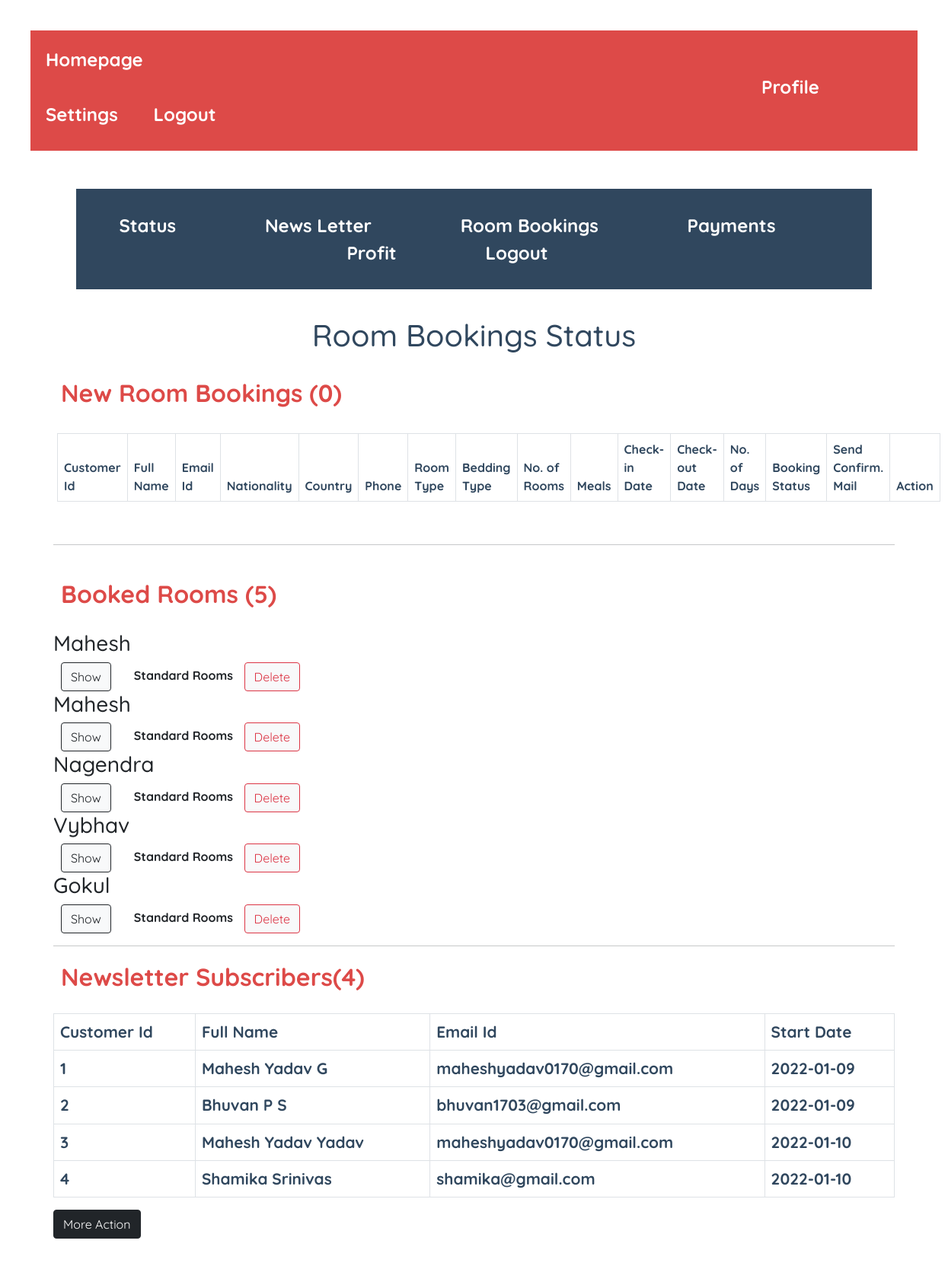
Screenshot of /adminpanel/home.php (signed in) with the database file from the repository.
### tables this page shows
CREATE TABLE `customerinfo` (
  `customerid` int(10) UNSIGNED NOT NULL,
  `title` varchar(5) DEFAULT NULL,
  `fname` text DEFAULT NULL,
  `lname` text DEFAULT NULL,
  `emailid` varchar(50) DEFAULT NULL,
  `nationality` varchar(30) DEFAULT NULL,
  `country` varchar(30) DEFAULT NULL,
  `phonenumber` text DEFAULT NULL,
  `roomtype` varchar(20) DEFAULT NULL,
  `bedtype` varchar(20) DEFAULT NULL,
  `roomnos` varchar(5) DEFAULT NULL,
  `mealtype` varchar(20) DEFAULT NULL,
  `checkindate` date DEFAULT NULL,
  `checkoutdate` date DEFAULT NULL,
  `status` varchar(20) DEFAULT NULL,
  `days` int(10) DEFAULT NULL
);

CREATE TABLE `subscribers` (
  `subscribersid` int(10) NOT NULL,
  `fullname` varchar(30) DEFAULT NULL,
  `phoneno` int(10) DEFAULT NULL,
  `email` text DEFAULT NULL,
  `subscribeddate` date DEFAULT NULL
);

### adminpanel/home.php (the view, shortened to what this page needs)
<!DOCTYPE html>
<html lang="en">
<head>
  <link href="https://cdn.jsdelivr.net/npm/bootstrap@5.0.2/dist/css/bootstrap.min.css" rel="stylesheet">
  <link rel="stylesheet" href="home.css">
</head>
<body>
  <div class="Section1">
    <div>
      <a href="index.php">Homepage</a>
      <a style="padding-left:950px;" href="usersetting.php">Profile</a>
      <a href="settings.php">Settings</a>
      <a href="logout.php">Logout</a>
    </div>
  </div>
  <div class="Section2">
    <div>
      <a style="color: #fff; padding-right:100px;" href="home.php">Status</a>
      <a style="color: #fff;padding-right:100px;" href="message.php">News Letter</a>
      <a style="color: #fff;padding-right:100px;" href="roombook.php">Room Bookings</a>
      <a style="color: #fff;padding-right:100px;" href="payment.php">Payments</a>
      <a style="color: #fff;padding-right:100px;" href="profit.php">Profit</a>
      <a style="color: #fff;padding-right:100px;" href="logout.php">Logout</a>
    </div>
  </div>
  <div class="Section3">
    <div>
      <br>
      <h1 style="color: #30475E;">Room Bookings Status</h1>
    </div>
  </div>
  <?php
        include ('database.php');
        $c =0;
	?>
  <div class="Section7">
    <div>
      <a style="font-size:2rem;color:#DD4A48;" href="index.php">New Room Bookings (<span style="font-weight:bolder;color: #DD4A48;"><?php echo $c; ?></span><span>)</span></a><br><br>
    </div>
    <div style="background-color:#fff;" class="Section8">
      <table class="table table-bordered" style="font-size:1rem;color:#DD4A48;">
        <thead>
          <th>Customer Id</th>
          <th>Full Name</th>
          <th>Email Id</th>
          <th>Nationality</th>
          <th>Country</th>
          <th>Phone</th>
          <th>Room Type</th>
          <th>Bedding Type</th>
          <th>No. of Rooms</th>
          <th>Meals</th>
          <th>Check-in Date</th>
          <th>Check-out Date</th>
          <th>No. of Days</th>
          <th>Booking Status</th>
          <th>Send Confirm. Mail</th>
          <th>Action</th>
        </thead>
      </table>
    </div>
    <br>
  <hr>
  <?php
		$rsql = "SELECT * FROM `customerinfo`";
		$rre = mysqli_query($con,$rsql);
		$r =0;
		while($row=mysqli_fetch_array($rre) )
		{
			$br = $row['status'];
			if($br=="Confirm")
			{
			$r = $r + 1;
			}
		}
	    ?>
  <div>
    <br>
    <div>
      <a style="font-size:2rem;color:#DD4A48;">Booked Rooms (<span style="color: #DD4A48;"><?php echo $r; ?></span><span>)</span></a><br><br>
    </div>
    <?php
			$msql = "SELECT * FROM `customerinfo`";
			$mre = mysqli_query($con,$msql);
			while($mrow=mysqli_fetch_array($mre) )
			{
				$br = $mrow['status'];
				if($br=="Confirm")
				{
					$fid = $mrow['customerid'];
                    echo"<div >
                    <div>
                        <div>
                            <h3>".$mrow['fname']."</h3>
                        </div>
                        <div>
                        <a href=show.php?sid=".$fid ."><button  class='btn btn-light btn-outline-dark'>Show </button></a>".$mrow['roomtype']."                 <a href=roombookdelete.php?sid=".$fid ."><button  class='btn btn-light btn-outline-danger'>Delete</button></a>
						</div>
					</div>";
				}
		    }
		?>
    <?php
            $fsql = "SELECT * FROM `subscribers`";
           $fre = mysqli_query($con,$fsql);
            $f =0;
            while($row=mysqli_fetch_array($fre) )
            {
               $f = $f + 1;
            }
        ?>
        <hr>
    <div>
      <a style="font-size:2rem;color:#DD4A48;" href="index.php">Newsletter Subscribers(<span style="color: #DD4A48;"><?php echo $f; ?></span><span>)</span></a><br><br>
    </div>
      <table class="table table-bordered" style="font-size:1.3rem;color:#DD4A48;">
        <thead>
          <th>Customer Id</th>
          <th>Full Name</th>
          <th>Email Id</th>
          <th>Start Date</th>
        </thead>
        <tbody>
          <?php
						$csql = "select * from subscribers";
						$cre = mysqli_query($con,$csql);
						while($crow=mysqli_fetch_array($cre) )
						{
							echo"<tr>
							<th>".$crow['subscribersid']."</th>
							<th>".$crow['fullname']."</th>
							<th>".$crow['email']." </th>
							<th>".$crow['subscribeddate']." </th>
							</tr>";
						}
					?>
        </tbody>
      </table>
      <a href="message.php" class="btn btn-dark">More Action</a>
  </div>
  </div>
</body>
</html>

### adminpanel/home.css (style rules this page uses)
body { font-family: 'Quicksand', sans-serif; font-size: 1.5rem; font-weight: bold; margin-top: 0px; margin-left: 0px; margin-right: 0px; background: #fff; border: #fff solid; border-width: 40px; }
body { font-family: 'Quicksand', sans-serif; font-size: 1.5rem; font-weight: bold; margin-top: 0px; margin-left: 0px; margin-right: 0px; }
.Section1 { padding-top: 20px; padding-left: 10px; padding-bottom: 30px; background-color: #DD4A48; margin-bottom: 50px; }
a { padding-top: 10px; padding-left: 10px; padding-right: 30px; text-decoration: none; color: #fff; }
.Section2 { text-align: center; padding-top: 30px; padding-bottom: 30px; padding-left: 30px; padding-right: 10px; background-color: #30475E; color: #fff; margin-left: 60px; margin-right: 60px; }
.Section3 { text-align: center; }
.Section7 { background-color: #fff; padding-top: 20px; padding-right: 10px; padding-left: 10px; padding-bottom: 30px; font-size: 1rem; margin-left: 20px; margin-right: 20px; }
.Section8 { text-align: left; color: #30475E; margin: 5px; }
table { border: 5px #30475E; }
th { color: #30475E; padding: 10px; }

### rows the page displays
customerinfo: fname "Mahesh", roomtype "Standard Rooms"
customerinfo: fname "Mahesh", roomtype "Standard Rooms"
customerinfo: fname "Nagendra", roomtype "Standard Rooms"
customerinfo: fname "Vybhav", roomtype "Standard Rooms"
customerinfo: fname "Gokul", roomtype "Standard Rooms"
subscribers: subscribersid "1", fullname "Mahesh Yadav G", email "maheshyadav0170@gmail.com", subscribeddate "2022-01-09"
subscribers: subscribersid "2", fullname "Bhuvan P S", email "bhuvan1703@gmail.com", subscribeddate "2022-01-09"
subscribers: subscribersid "3", fullname "Mahesh Yadav Yadav", email "maheshyadav0170@gmail.com", subscribeddate "2022-01-10"
subscribers: subscribersid "4", fullname "Shamika Srinivas", email "shamika@gmail.com", subscribeddate "2022-01-10"

### other values shown
$c "0"
$r "5"
$f "4"
